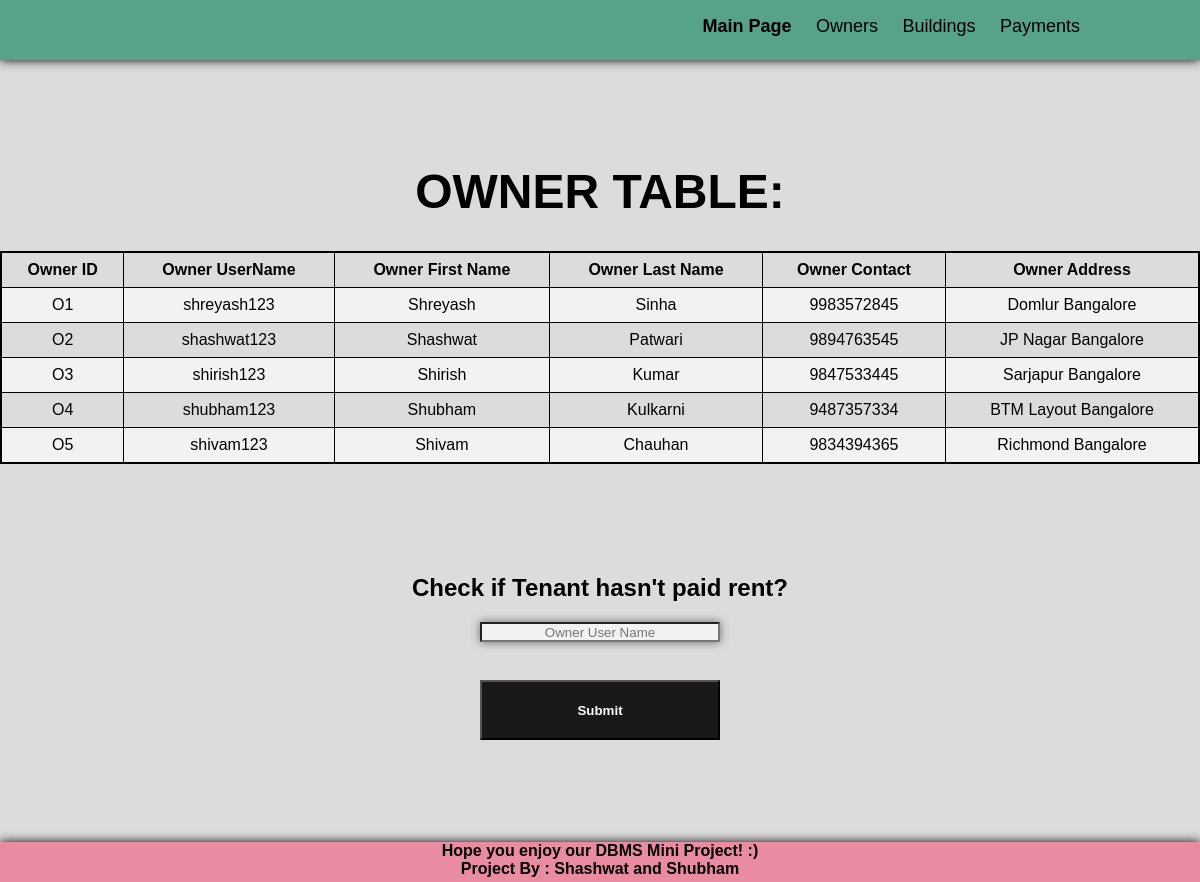
/owners.php, run on the app's committed database.
### tables this page shows
CREATE TABLE OWNER
(
OwnerID VARCHAR(3),
OwnerUsername VARCHAR(20),
OwnerFName VARCHAR(20),
OwnerLName VARCHAR(20),
OwnerPass VARCHAR(20),
OwnerContact VARCHAR(10),
OwnerAddress VARCHAR(20),
PRIMARY KEY(OwnerID)
);

### owners.php (the view)
<?php
require_once 'includes/owner_head.php'
 ?>
 <div>
 <br><br><br><br>
 <h1>Owner Table:</h1>
  <?php
  $sql = "SELECT * FROM `owner`";
  $result = mysqli_query($conn, $sql);
  $rowCount = mysqli_num_rows($result);
if ($rowCount>0)
{
  echo "<center><table>";
  echo "<tr>
  <td>
  <strong>Owner ID</strong>
  </td>
  <td>
  <strong>Owner UserName</strong>
  </td>
  <td>
  <strong>Owner First Name</strong>
  </td>
  <td>
  <strong>Owner Last Name</strong>
  </td>
  <td>
  <strong>Owner Contact</strong>
  </td>
  <td>
  <strong>Owner Address<strong></strong>
  </td>
  </tr>";
  while ($row = mysqli_fetch_assoc($result))
  {
    echo "<tr>";
    echo "<td>".$row['OwnerID'] ."</td>";
    echo "<td>".$row['OwnerUsername'] ."</td>";
    echo "<td>".$row['OwnerFName'] ."</td>";
    echo "<td>".$row['OwnerLName'] ."</td>";
    echo "<td>".$row['OwnerContact']."</td>";
    echo "<td>".$row['OwnerAddress']."</td>";
    echo "</tr>";
  }
  echo "</table></center><br>";
}
else {
  echo 'No Results Found';
}
?>
<br><br><br><br>
<h2>Check if Tenant hasn't paid rent?</h2>
<form action="tenantsdue.php" method="post">
  <input type="text" name="OwnerUsername" placeholder="Owner User Name"><br>
  <button type="submit"><strong>Submit</strong></button>
</form>
</div>
<?php
require_once 'includes/footer.php'
 ?>

### style.css (style rules this page uses)
html { width: 100%; height: 100%; font-family: Helvetica,Arial, sans-serif; }
body { padding: 0; margin: 0; background-color: #dcdcdc; }
h1 { text-transform: uppercase; font-size: 48px; }
div { width: 100%; margin: 0 auto; text-align: center; }
input { display: block; margin: 20px auto; text-align: center; box-shadow: 0 0 10px #666; width: 240px; height: 20px; background: #f2f2f2; }
button { width: 240px; height: 60px; background-color: #1a1819; color: #ffffff; }
table { border: 2px solid; }
table tr td { border: 0.5px solid; text-align: center; }
table { font-family: Arial, Helvetica, sans-serif; border-collapse: collapse; width: 100%; }
table td, table th { border: 1px solid #ddd; padding: 8px; }
table tr:nth-child(even) { background-color: #f2f2f2; }

### data on the page
owner: OwnerID "O1", OwnerUsername "shreyash123", OwnerFName "Shreyash", OwnerLName "Sinha", OwnerContact "9983572845", OwnerAddress "Domlur Bangalore"
owner: OwnerID "O2", OwnerUsername "shashwat123", OwnerFName "Shashwat", OwnerLName "Patwari", OwnerContact "9894763545", OwnerAddress "JP Nagar Bangalore"
owner: OwnerID "O3", OwnerUsername "shirish123", OwnerFName "Shirish", OwnerLName "Kumar", OwnerContact "9847533445", OwnerAddress "Sarjapur Bangalore"
owner: OwnerID "O4", OwnerUsername "shubham123", OwnerFName "Shubham", OwnerLName "Kulkarni", OwnerContact "9487357334", OwnerAddress "BTM Layout Bangalore"
owner: OwnerID "O5", OwnerUsername "shivam123", OwnerFName "Shivam", OwnerLName "Chauhan", OwnerContact "9834394365", OwnerAddress "Richmond Bangalore"
